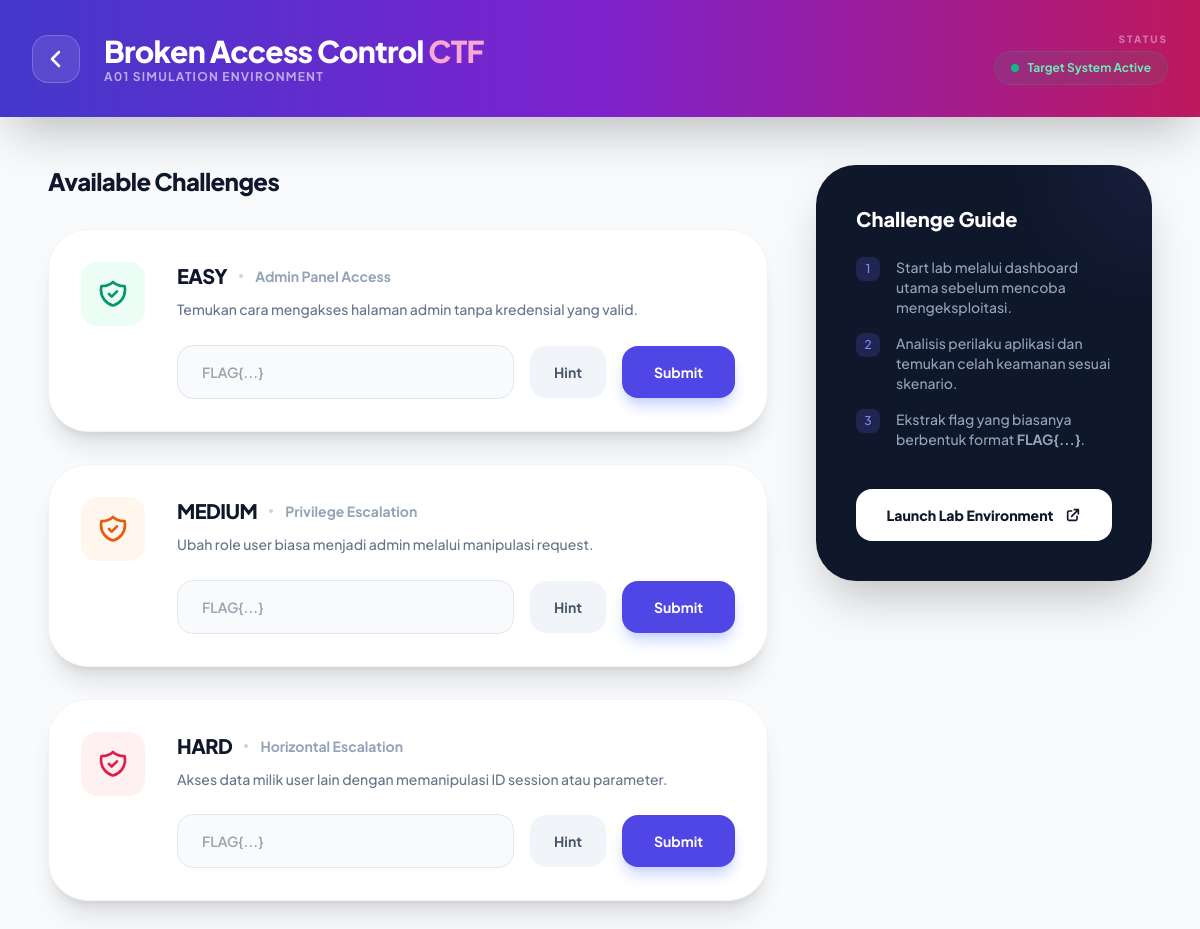
The page /lab_detail.php?id=bac (signed in) on the database its author committed.
### tables this page shows
CREATE TABLE IF NOT EXISTS challenges (
    id INT AUTO_INCREMENT PRIMARY KEY,
    lab_id VARCHAR(50) NOT NULL,
    level ENUM('easy', 'medium', 'hard') NOT NULL,
    title VARCHAR(100) NOT NULL,
    description TEXT,
    flag VARCHAR(255) NOT NULL,
    points INT DEFAULT 100,
    hint TEXT
);

### lab_detail.php (the view, shortened to what this page needs)
<?php
$lab_id = $_GET['id'] ?? '';
$labs = [
    'csrf' => ['name' => 'CSRF Attack Lab', 'OWASP' => 'A08', 'port' => 8888, 'color' => 'blue'],
    'xss' => ['name' => 'XSS Attack Lab', 'OWASP' => 'A03', 'port' => 8001, 'color' => 'purple'],
    'sqli' => ['name' => 'SQL Injection Lab', 'OWASP' => 'A03', 'port' => 8002, 'color' => 'emerald'],
    'authfail' => ['name' => 'Auth Failures Lab', 'OWASP' => 'A07', 'port' => 8006, 'color' => 'violet'],
    'bac' => ['name' => 'Broken Access Control', 'OWASP' => 'A01', 'port' => 8009, 'color' => 'rose'],
    'idor' => ['name' => 'IDOR Attack Lab', 'OWASP' => 'A01', 'port' => 8010, 'color' => 'indigo'],
    'cryptofail' => ['name' => 'Crypto Failures Lab', 'OWASP' => 'A02', 'port' => 8003, 'color' => 'yellow'],
    'insecuredesign' => ['name' => 'Insecure Design Lab', 'OWASP' => 'A04', 'port' => 8004, 'color' => 'green'],
    'secmisconfig' => ['name' => 'Security Misconfig Lab', 'OWASP' => 'A05', 'port' => 8005, 'color' => 'gray'],
    'loggingfail' => ['name' => 'Logging Failures Lab', 'OWASP' => 'A09', 'port' => 8007, 'color' => 'teal'],
    'ssrf' => ['name' => 'SSRF Lab', 'OWASP' => 'A10', 'port' => 8008, 'color' => 'pink'],
    'insecurelibrary' => ['name' => 'Insecure Component Lab', 'OWASP' => 'A06', 'port' => 8011, 'color' => 'orange'],
    'integrityfail' => ['name' => 'Integrity Failure Lab', 'OWASP' => 'A08', 'port' => 8012, 'color' => 'cyan'],
];
$lab = $labs[$lab_id] ?? ['name' => 'Unknown Lab', 'OWASP' => 'N/A', 'port' => 0, 'color' => 'gray'];
$host = 'labsec-db';
$db_name   = 'labsec_ctf';
$user = 'root';
$pass = 'labsec_root_2026';
try {
    $pdo = new PDO("mysql:host=$host;dbname=$db_name;charset=utf8mb4", $user, $pass);
    $stmt = $pdo->prepare("SELECT level, title, description, hint FROM challenges WHERE lab_id = ?");
    $stmt->execute([$lab_id]);
    $challenges_db = $stmt->fetchAll(PDO::FETCH_GROUP|PDO::FETCH_UNIQUE);
} catch (PDOException $e) {
    $challenges_db = [];
}
?>
<!DOCTYPE html>
<html lang="id">
<head>
    <script src="https://cdn.tailwindcss.com"></script>
</head>
<body class="min-h-screen">
    <header class="bg-gradient-to-r from-indigo-700 via-purple-700 to-pink-700 text-white p-8 shadow-2xl">
        <div class="max-w-7xl mx-auto flex justify-between items-center">
            <div class="flex items-center gap-6">
                <a href="dashboard.php" class="w-12 h-12 bg-white/10 rounded-2xl flex items-center justify-center backdrop-blur-xl border border-white/20 hover:bg-white/20 transition-all">
                    <svg class="w-6 h-6 text-white" fill="none" stroke="currentColor" viewBox="0 0 24 24">
                        <path stroke-linecap="round" stroke-linejoin="round" stroke-width="2.5" d="M15 19l-7-7 7-7" />
                    </svg>
                </a>
                <div>
                    <h1 class="text-3xl font-black tracking-tight"><?= $lab['name'] ?> <span class="text-pink-300">CTF</span></h1>
                    <p class="text-xs font-bold text-white/60 uppercase tracking-widest"><?= $lab['OWASP'] ?> Simulation Environment</p>
                </div>
            </div>
            <div class="text-right">
                <div class="text-[10px] font-black uppercase tracking-[0.2em] text-white/40 mb-1">Status</div>
                <div class="flex items-center gap-2 bg-emerald-500/10 px-4 py-2 rounded-full border border-emerald-500/20 text-emerald-300 font-bold text-xs">
                    <div class="w-2 h-2 bg-emerald-500 rounded-full animate-pulse"></div>
                    Target System Active
                </div>
            </div>
        </div>
    </header>
    <main class="max-w-7xl mx-auto p-12">
        <div class="grid grid-cols-1 lg:grid-cols-3 gap-12">
            <div class="lg:col-span-2 space-y-8">
                <h2 class="text-2xl font-black text-slate-900 tracking-tight">Available Challenges</h2>
                <?php foreach (['easy', 'medium', 'hard'] as $level):
                    $c = $challenges_db[$level] ?? ['title' => 'N/A', 'description' => 'Challenge not loaded.', 'hint' => 'No hint.'];
                ?>
                <div class="challenge-card bg-white rounded-[2.5rem] p-8 shadow-xl border border-slate-100 flex items-start gap-8">
                    <div class="w-16 h-16 rounded-2xl bg-<?= $level === 'easy' ? 'emerald' : ($level === 'medium' ? 'orange' : 'rose') ?>-50 flex items-center justify-center shrink-0">
                        <svg class="w-8 h-8 text-<?= $level === 'easy' ? 'emerald' : ($level === 'medium' ? 'orange' : 'rose') ?>-600" fill="none" stroke="currentColor" viewBox="0 0 24 24">
                            <path stroke-linecap="round" stroke-linejoin="round" stroke-width="2" d="M9 12l2 2 4-4m5.618-4.016A11.955 11.955 0 0112 2.944a11.955 11.955 0 01-8.618 3.04A12.02 12.02 0 003 9c0 5.591 3.824 10.29 9 11.622 5.176-1.332 9-6.03 9-11.622 0-1.042-.133-2.052-.382-3.016z" />
                        </svg>
                    </div>
                    <div class="flex-1">
                        <div class="flex items-center justify-between mb-2">
                            <div class="flex items-center gap-3">
                                <h3 class="text-xl font-black text-slate-900 uppercase tracking-tight"><?= ucfirst($level) ?></h3>
                                <div class="h-1 w-1 bg-slate-300 rounded-full"></div>
                                <span class="text-sm font-bold text-slate-400"><?= htmlspecialchars($c['title']) ?></span>
                            </div>
                        </div>
                        <p class="text-slate-500 font-medium text-sm leading-relaxed mb-6"><?= htmlspecialchars($c['description']) ?></p>
                        <div class="flex items-center gap-4">
                            <input type="text" id="flag-<?= $level ?>" class="flex-1 bg-slate-50 border border-slate-200 rounded-2xl px-6 py-4 text-sm font-semibold focus:outline-none focus:ring-4 focus:ring-indigo-500/10 transition-all" placeholder="FLAG{...}">
                            <button onclick="showHint('<?= $level ?>')" class="bg-slate-100 hover:bg-slate-200 text-slate-600 font-bold px-6 py-4 rounded-2xl text-sm transition-all">Hint</button>
                            <button onclick="submitFlag('<?= $level ?>')" class="bg-indigo-600 hover:bg-indigo-700 text-white font-bold px-8 py-4 rounded-2xl text-sm transition-all shadow-lg shadow-indigo-200 active:scale-95">Submit</button>
                        </div>
                    </div>
                </div>
                <?php endforeach; ?>
            </div>
            <div class="space-y-8">
                <div class="bg-slate-900 rounded-[2.5rem] p-10 text-white shadow-2xl relative overflow-hidden">
                    <div class="absolute top-0 right-0 w-32 h-32 bg-indigo-500/20 rounded-full blur-3xl -mr-16 -mt-16"></div>
                    <h2 class="text-xl font-black mb-6 relative z-10">Challenge Guide</h2>
                    <ul class="space-y-4 text-slate-400 text-sm font-medium relative z-10">
                        <li class="flex items-start gap-4">
                            <div class="w-6 h-6 rounded-lg bg-indigo-500/20 text-indigo-400 flex items-center justify-center shrink-0 text-xs">1</div>
                            <span>Start lab melalui dashboard utama sebelum mencoba mengeksploitasi.</span>
                        </li>
                        <li class="flex items-start gap-4">
                            <div class="w-6 h-6 rounded-lg bg-indigo-500/20 text-indigo-400 flex items-center justify-center shrink-0 text-xs">2</div>
                            <span>Analisis perilaku aplikasi dan temukan celah keamanan sesuai skenario.</span>
                        </li>
                        <li class="flex items-start gap-4">
                            <div class="w-6 h-6 rounded-lg bg-indigo-500/20 text-indigo-400 flex items-center justify-center shrink-0 text-xs">3</div>
                            <span>Ekstrak flag yang biasanya berbentuk format <b>FLAG{...}</b>.</span>
                        </li>
                    </ul>
                    <a href="http://localhost:<?= $lab['port'] ?>" target="_blank" class="block mt-10 text-center bg-white text-slate-900 font-black py-4 rounded-2xl text-sm hover:bg-slate-100 transition-all flex items-center justify-center gap-3">
                        Launch Lab Environment
                        <svg class="w-4 h-4" fill="none" stroke="currentColor" viewBox="0 0 24 24">
                            <path stroke-linecap="round" stroke-linejoin="round" stroke-width="2.5" d="M10 6H6a2 2 0 00-2 2v10a2 2 0 002 2h10a2 2 0 002-2v-4M14 4h6m0 0v6m0-6L10 14" />
                        </svg>
                    </a>
                </div>
            </div>
        </div>
    </main>
</body>
</html>

### lab_detail.php (style rules this page uses)
body { font-family: 'Plus Jakarta Sans', sans-serif; background-color: #f8fafc; }
.challenge-card { transition: all 0.3s cubic-bezier(0.4, 0, 0.2, 1); }

### rows shown on the page
challenges: title "Admin Panel Access", description "Temukan cara mengakses halaman admin tanpa kredensial yang valid."
challenges: title "Privilege Escalation", description "Ubah role user biasa menjadi admin melalui manipulasi request."
challenges: title "Horizontal Escalation", description "Akses data milik user lain dengan memanipulasi ID session atau parameter."

### other values the page prints
$lab['name'] "Broken Access Control"
$lab['OWASP'] "A01"
$level "EASY"
$level "MEDIUM"
$level "HARD"
